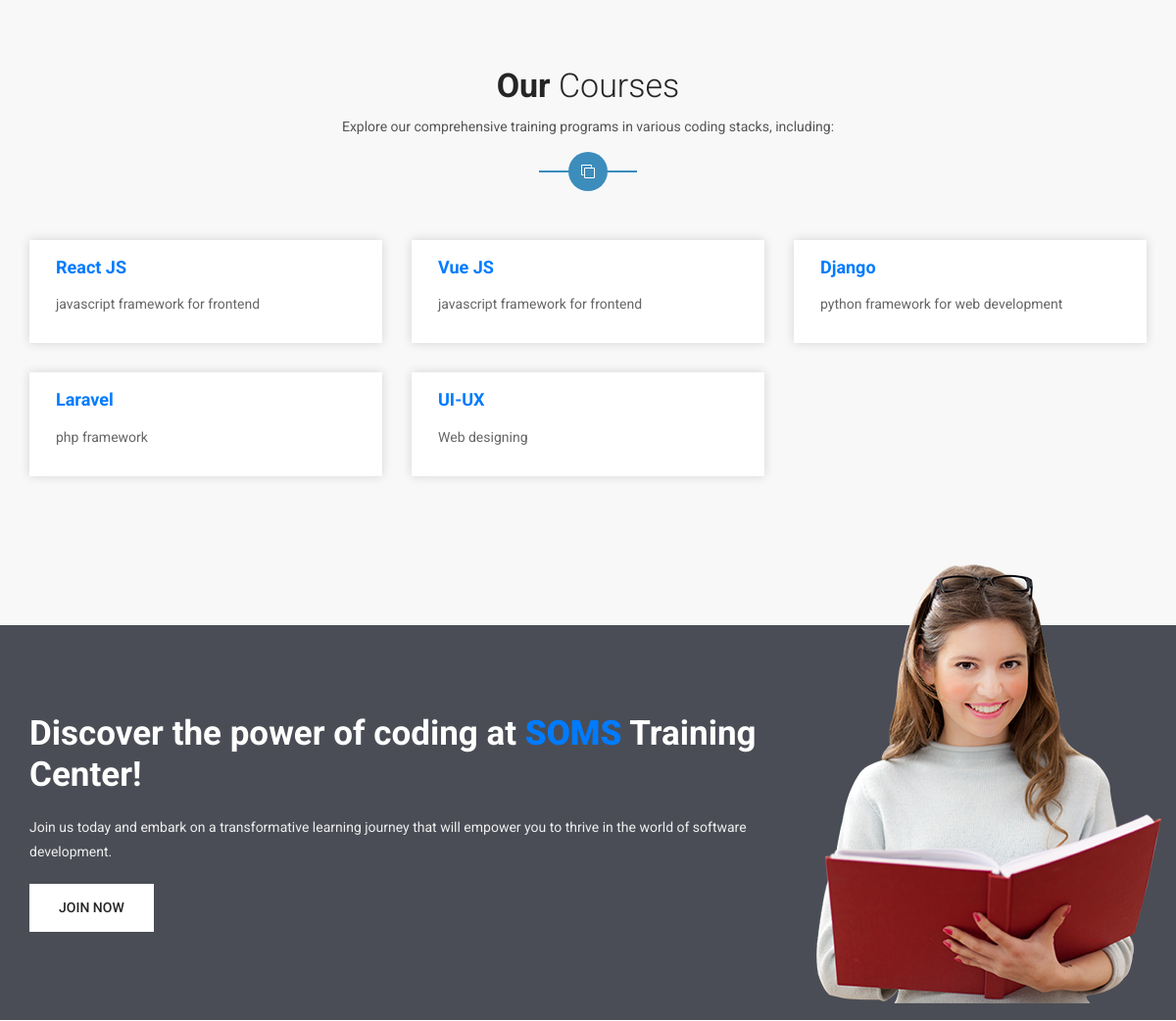
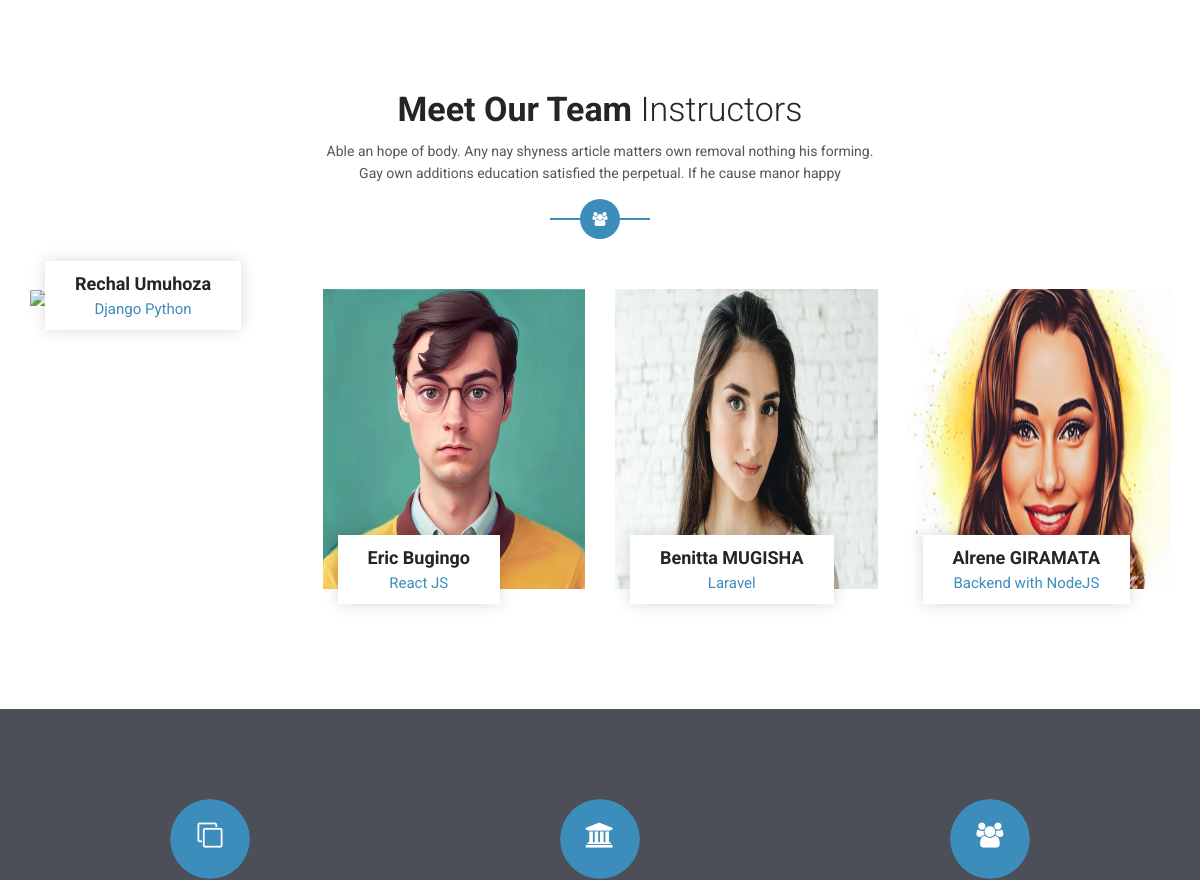
Before: / (middle part) with the older database file (2 pictures, top to bottom).
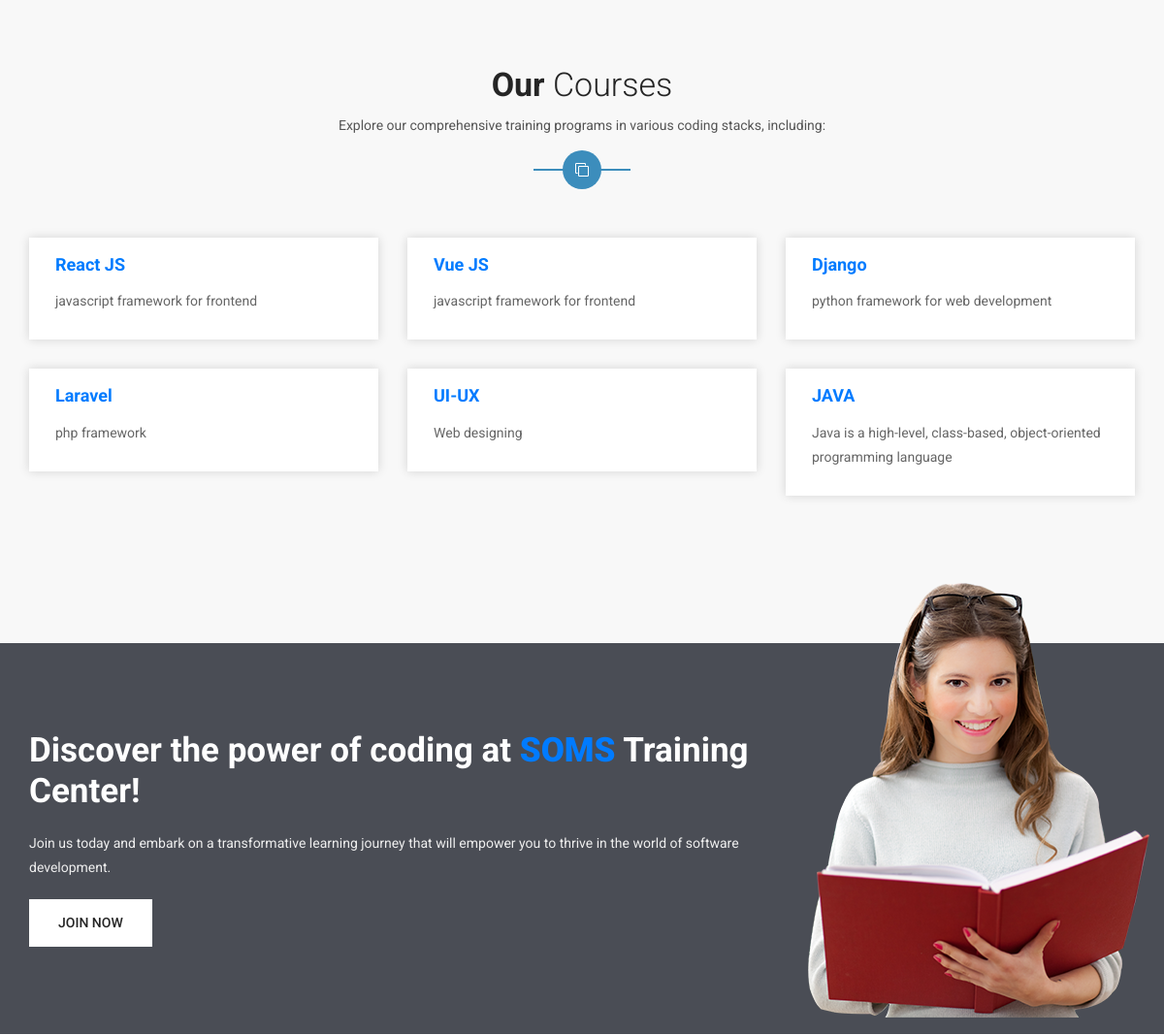
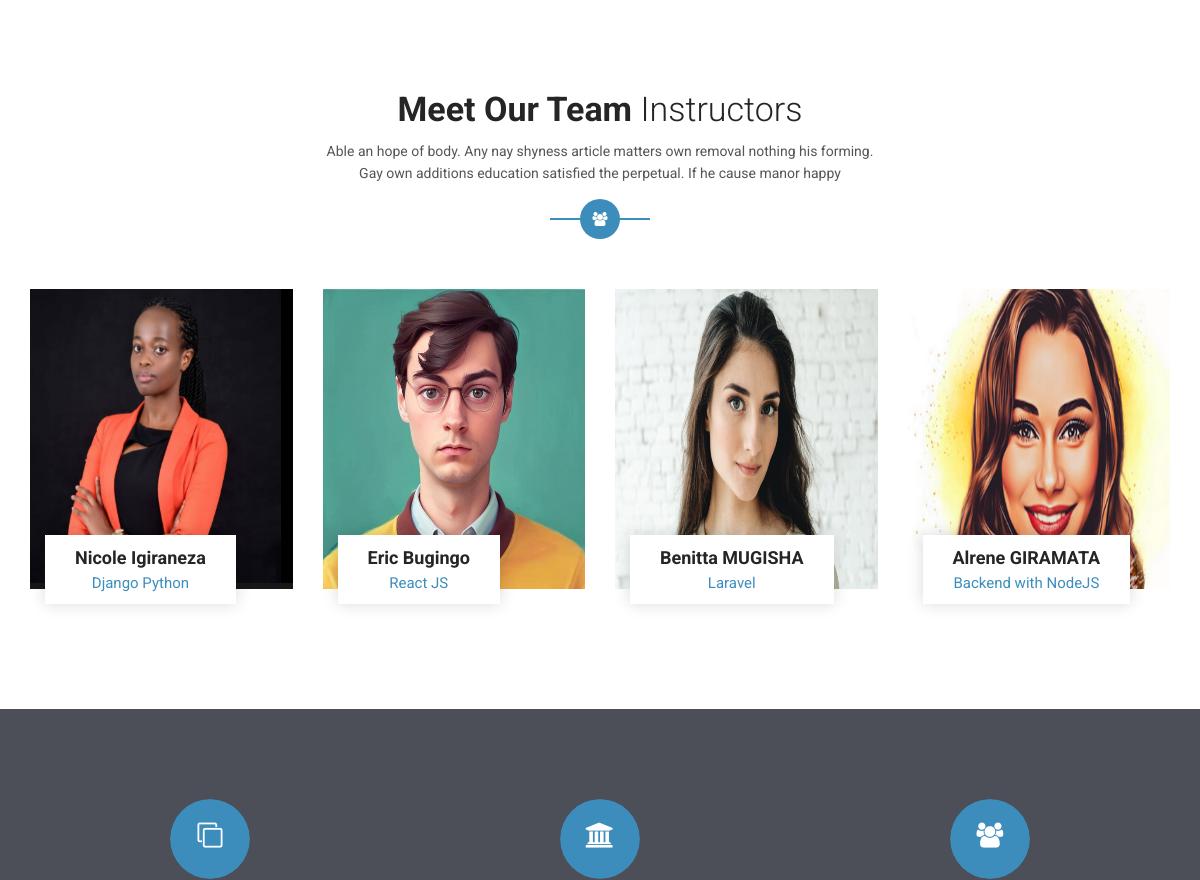
After: the same page with the newer database file (2 pictures, top to bottom).
### main/models.py (models this page shows, shortened)
class Stack(models.Model):
    name = models.CharField(verbose_name="Stack Name", max_length=100, unique=True)
    description = models.TextField(verbose_name="Description", blank=True)

### account/models.py (models this page shows, shortened)
class Trainer(models.Model):
    user = models.OneToOneField(User, verbose_name="User", related_name="trainers", on_delete=models.CASCADE)
    ssn = models.CharField(verbose_name="SSN", max_length=100, blank=True, null=True)
    profilePicture = models.ImageField(
        verbose_name="Image",
        upload_to="images/profile/",
        validators=[FileExtensionValidator(['png','jpg','jpeg'])],
        blank=True, null=True
    )
    phone1 = PhoneNumberField(verbose_name="Phone 1", blank=True)
    phone2 = PhoneNumberField(verbose_name="Phone 2", blank=True)
    specialization = models.CharField(verbose_name="Specializations", max_length=100, blank=True, null=True)
    locationAddress = models.CharField(verbose_name="Address", max_length=200)
    def image(self):
        return mark_safe('<img src="/../../media/%s" width="70" />' % (self.profilePicture))
    image.allow_tags = True

class User(AbstractUser):
    class Gender(models.TextChoices):
        SELECT = "", "Select Gender"
        MALE = "Male", "Male"
        FEMALE = "Female", "Female"
    first_name = models.CharField(verbose_name="First Name", max_length=50, blank=False)
    last_name = models.CharField(verbose_name="Last Name", max_length=50, blank=False)
    email = models.EmailField(verbose_name="Email", max_length=255, unique=True, blank=False)
    gender = models.CharField(verbose_name="Gender", choices=Gender.choices, default=Gender.SELECT, max_length=10)
    is_manager = models.BooleanField(verbose_name="Is Manager", default=False)
    is_trainer = models.BooleanField(verbose_name="Is Trainer", default=False)
    is_trainee = models.BooleanField(verbose_name="Is Trainee", default=False)
    is_company = models.BooleanField(verbose_name="Is Compony", default=False)
    username = None
    USERNAME_FIELD = 'email'
    REQUIRED_FIELDS = ['first_name', 'last_name']
    objects = UserManager()
    class Meta(AbstractUser.Meta):
        swappable = 'AUTH_USER_MODEL'

### main/views.py (the view)
# urls.py: path('', HomePage, name='home_page'),
def HomePage(request):
    StacksData = Stack.objects.filter()
    TrainersData = Trainer.objects.filter()
    context = {
        'title': 'Welcome to SOMS',
        'courses': StacksData,
        'instructors': TrainersData,
    }
    return render(request, 'home.html', context)

### templates/home.html (shortened to what this page needs)
{% extends "index.html" %}
  {% load static %}
    {% block index_content%}
    {% if courses %}
    <section class="courses section" id="courses">
      <div class="container">
        <div class="row">
          <div class="col-lg-6 offset-lg-3 col-12">
            <div class="section-title bg">
              <h2>Our <span>Courses</span></h2>
              <p>
                Explore our comprehensive training programs in various coding
                stacks, including:
              </p>
              <div class="icon"><i class="fa fa-clone"></i></div>
            </div>
          </div>
        </div>
        <div class="row">
          {% for course in courses %}
          <div class="col-lg-4 col-md-6 col-12">
            <div class="single-course">
              <div class="course-body">
                <h4 class="c-title">
                  <a href="course-single.html" class="text-primary"
                    >{{course.name}}</a
                  >
                </h4>
                <p>{{course.description}}</p>
              </div>
            </div>
          </div>
          {% endfor %}
        </div>
      </div>
    </section>
    {% endif %}
    <section class="cta">
      <div
        class="cta-inner overlay section"
        style="background-image: url('{% static 'images/cta-bg.jpg' %}')"
        data-stellar-background-ratio="0.5"
      >
        <div class="container">
          <div class="row">
            <div class="col-lg-8 col-md-8 col-12">
              <div class="text-content">
                <h2>
                  Discover the power of coding at
                  <b class="text-primary">SOMS</b> Training Center!
                </h2>
                <p>
                  Join us today and embark on a transformative learning journey
                  that will empower you to thrive in the world of software
                  development.
                </p>
                <div class="button">
                  <a class="btn white" href="contact.html">Join Now</a>
                </div>
              </div>
            </div>
            <div class="col-lg-4 col-md-4 col-12">
              <div class="cta-image">
                <img src="{% static 'images/girl-1.png' %}" alt="#" />
              </div>
            </div>
          </div>
        </div>
      </div>
    </section>
    {% if instructors %}
    <section class="teachers archive section" id="instructors">
      <div class="container">
        <div class="row">
          <div class="col-lg-6 offset-lg-3 col-12">
            <div class="section-title bg">
              <h2>Meet Our Team <span>Instructors</span></h2>
              <p>
                Able an hope of body. Any nay shyness article matters own
                removal nothing his forming. Gay own additions education
                satisfied the perpetual. If he cause manor happy
              </p>
              <div class="icon"><i class="fa fa-users"></i></div>
            </div>
          </div>
        </div>
        <div class="row">
          {% for instructor in instructors %}
          <div class="col-lg-3 col-md-6 col-12">
            <div class="single-teacher">
              <div class="teacher-head overlay">
                <img
                  style="min-width: 100% !important; height: 300px !important"
                  src="{{instructor.profilePicture.url}}"
                  alt="{{instructor.user.first_name}}"
                />
              </div>
              <div class="teacher-content">
                <h4>
                  {{instructor.user.first_name}} {{instructor.user.last_name}}
                  <span>{{instructor.specialization}}</span>
                </h4>
              </div>
            </div>
          </div>
          {% endfor %}
        </div>
      </div>
    </section>
    {% endif %}
    <div class="features overlay section" data-stellar-background-ratio="0.5">
      <div class="container">
        <div class="row">
          <div class="col-lg-4 col-md-6 col-12">
            <div class="single-feature">
              <div class="icon-img">
                <i class="fa fa-clone"></i>
              </div>
            </div>
          </div>
          <div class="col-lg-4 col-md-6 col-12">
            <div class="single-feature">
              <div class="icon-img">
                <i class="fa fa-institution"></i>
              </div>
            </div>
          </div>
          <div class="col-lg-4 col-md-6 col-12">
            <div class="single-feature">
              <div class="icon-img">
                <i class="fa fa-users"></i>
              </div>
            </div>
          </div>
        </div>
      </div>
    </div>
    {% endblock %}

### templates/index.html (shortened to what this page needs)
<!DOCTYPE html>
<html lang="en">
  {% load static %}
  <head>
    <link rel="stylesheet" href="{% static 'css/bootstrap.min.css' %}" />
    <link rel="stylesheet" href="{% static 'css/font-awesome.min.css' %}" />
    <link rel="stylesheet" href="{% static 'css/niceselect.css' %}" />
    <link rel="stylesheet" href="{% static 'css/jquery.fancybox.min.css' %}" />
    <link rel="stylesheet" href="{% static 'css/cube-portfolio.min.css' %}" />
    <link rel="stylesheet" href="{% static 'css/owl.carousel.min.css' %}" />
    <link rel="stylesheet" href="{% static 'css/animate.min.css' %}" />
    <link rel="stylesheet" href="{% static 'css/slicknav.min.css' %}" />
    <link rel="stylesheet" href="{% static 'css/magnific-popup.css' %}" />
    <link rel="stylesheet" href="{% static 'css/normalize.css' %}" />
    <link rel="stylesheet" href="{% static 'css/style.css' %}" />
    <link rel="stylesheet" href="{% static 'css/responsive.css' %}" />
    <link rel="stylesheet" href="{% static 'css/colors/color1.css' %}" />
  </head>
  <body>
    {% block index_content%} {% endblock %}
  </body>
</html>

### assets/css/style.css (style rules this page uses)
.courses { background: #f8f8f8; }
.courses .single-course { padding: 12px; background: #fff; -webkit-box-shadow: 0px 0px 10px rgba(0, 0, 0, 0.15); -moz-box-shadow: 0px 0px 10px rgba(0, 0, 0, 0.15); box-shadow: 0px 0px 10px rgba(0, 0, 0, 0.15); -webkit-transition: all 0.3s ease 0s; -moz-transition: all 0.3s ease 0s; transition: all 0.3s ease 0s; margin-top: 30px; }
.courses .course-body { margin: 15px; margin-top: 0px; }
.courses .course-body .c-title { font-size: 18px; text-align: left; margin: 5px 0 15px; }
.courses .course-body .c-title a { color: #252525; font-weight: 700; }
.courses .course-body p { color: #666; }
.features { background-image: url("../images/feature-bg.jpg"); background-size: cover; background-position: center; background-repeat: no-repeat; padding: 60px 0 90px; }
.features .single-feature { position: relative; text-align: center; margin-top: 30px; }
.features .icon-img { width: 80px; height: 80px; line-height: 80px; border-radius: 100%; position: relative; text-align: center; left: 0; display: inline-block; overflow: hidden; }
.features .icon-img:before { content: ""; position: absolute; top: 0; left: 0; width: 100%; height: 100%; border-radius: 100%; z-index: 3; opacity: 1; -webkit-transition: all 0.3s ease 0s; -moz-transition: all 0.3s ease 0s; transition: all 0.3s ease 0s; }
.features .icon-img i { text-align: center; font-size: 25px; color: #fff; z-index: 333; position: relative; }
.teachers { background: #fff; }
.teachers .single-teacher { position: relative; margin-bottom: 30px; }
.teachers .teacher-head { position: relative; }
.teachers .teacher-head.overlay::before { opacity: 0; z-index: 1; visibility: hidden; }
.teachers .teacher-head img { height: 100%; width: 100%; text-align: center; }
.teachers .teacher-content { background: #fff; padding: 12px 30px; text-align: center; position: absolute; bottom: -15px; left: 15px; z-index: 33; -webkit-box-shadow: 0px 0px 15px rgba(0, 0, 0, 0.15); -moz-box-shadow: 0px 0px 15px rgba(0, 0, 0, 0.15); box-shadow: 0px 0px 15px rgba(0, 0, 0, 0.15); -webkit-transition: all 0.3s ease 0s; -moz-transition: all 0.3s ease 0s; transition: all 0.3s ease 0s; }
.teachers .teacher-content h4 { font-size: 18px; }
.teachers .teacher-content h4 span { display: block; font-weight: 400; font-size: 15px; margin-top: 5px; -webkit-transition: all 0.3s ease 0s; -moz-transition: all 0.3s ease 0s; transition: all 0.3s ease 0s; }
.teachers.archive .single-teacher { margin: 30px 0 30px; }
.cta { padding-top: 62px; background: #f8f8f8; }
.cta .cta-inner { background-size: cover; background-repeat: no-repeat; background-position: center; position: relative; }
.cta .text-content { background: transparent; z-index: 333; position: relative; border-radius: 5px; }
.cta .text-content h2 { font-size: 35px; margin-bottom: 20px; color: #fff; }
.cta .text-content p { color: #eee; }
.cta .button { margin-top: 20px; }
.cta .button .btn { margin-right: 15px; }
.cta .button .btn:last-child { margin: 0; }
.cta .cta-image { position: absolute; right: 0; top: -152px; }

Changed rows visible on the page:
added Stack: name "JAVA", description "Java is a high-level, class-based, object-oriented programming language"
changed Trainer "Django Python": profilePicture: picture added; user.first_name "Rechal" → "Nicole"; user.last_name "Umuhoza" → "Igiraneza"
